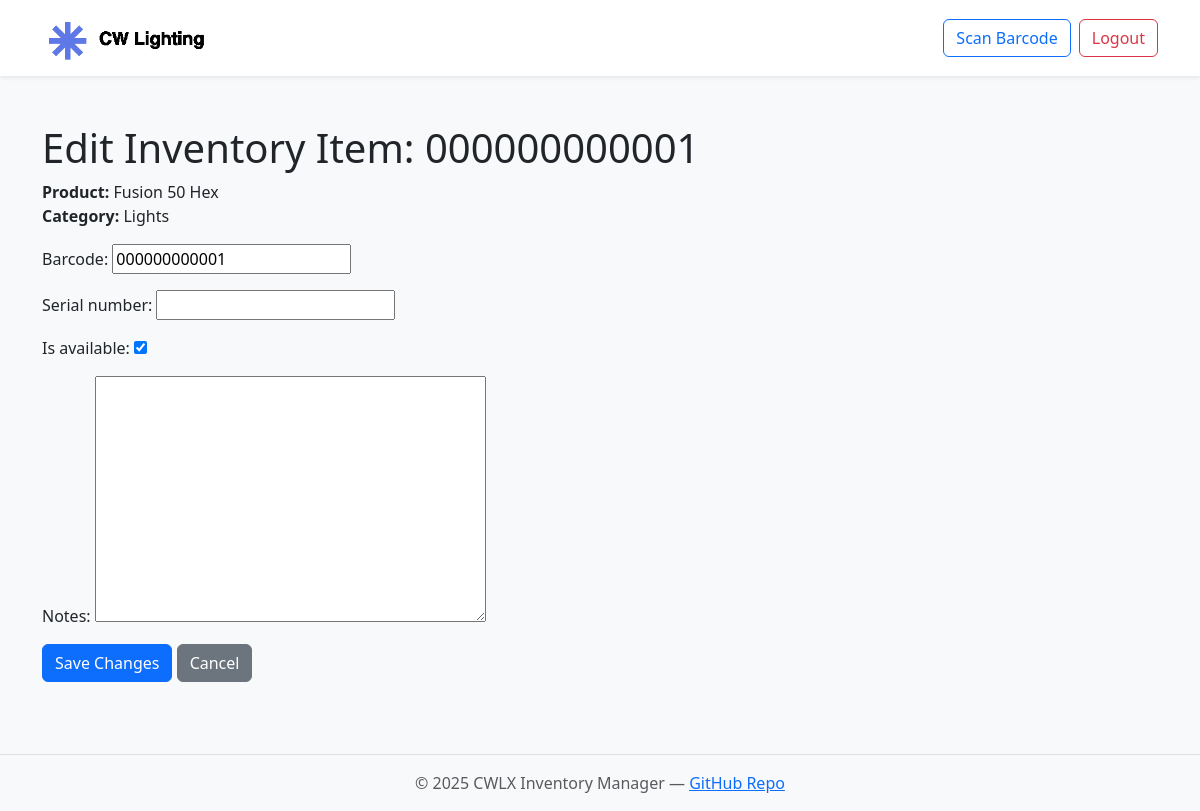
Page /inventory/item/8/edit/ (signed in) on the committed database.
### inventory/models.py (models this page shows, shortened)
class InventoryItem(models.Model):
    product = models.ForeignKey(Product, on_delete=models.CASCADE, related_name='items')
    barcode = models.CharField(max_length=100, unique=True)
    serial_number = models.CharField(max_length=100, blank=True, null=True)
    is_available = models.BooleanField(default=True)
    notes = models.TextField(blank=True, null=True)  # <-- Add this line

class Product(models.Model):
    name = models.CharField(max_length=100)
    category = models.ForeignKey(Category, on_delete=models.CASCADE)
    description = models.TextField(blank=True)

class Category(models.Model):
    name = models.CharField(max_length=50, unique=True)
    def __str__(self):
        return self.name

### inventory/views.py (the view)
# urls.py: path('item/<int:pk>/edit/', views.edit_inventory_item, name='edit_inventory_item'),
def edit_inventory_item(request, pk):
    item = get_object_or_404(InventoryItem, pk=pk)
    if request.method == "POST":
        form = InventoryItemForm(request.POST, instance=item)
        if form.is_valid():
            form.save()
            return redirect('inventory:product_detail', pk=item.product.pk)
    else:
        form = InventoryItemForm(instance=item)
    return render(request, 'inventory/edit_inventory_item.html', {
        'form': form,
        'item': item,
    })

### inventory/forms.py
class InventoryItemForm(forms.ModelForm):
    class Meta:
        model = InventoryItem
        exclude = ['product']
    def __init__(self, *args, **kwargs):
        super().__init__(*args, **kwargs)
        if 'barcode' in self.fields:
            self.fields['barcode'].widget.attrs.update({'id': 'barcode-field'})

### inventory/templates/inventory/edit_inventory_item.html (shortened to what this page needs)
{% extends "base.html" %}
{% block content %}
<h1>Edit Inventory Item: {{ item.barcode }}</h1>
<p>
  <strong>Product:</strong> {{ item.product.name }}<br>
  <strong>Category:</strong> {{ item.product.category }}
</p>
<form method="post">
  {{ form.as_p }}
  <button type="submit" class="btn btn-primary">Save Changes</button>
  <a href="{% url 'inventory:product_detail' item.product.pk %}" class="btn btn-secondary">Cancel</a>
</form>
{% endblock %}

### rows in the picture
InventoryItem: barcode "000000000001", product.name "Fusion 50 Hex", product.category "Lights", is_available "☑"
